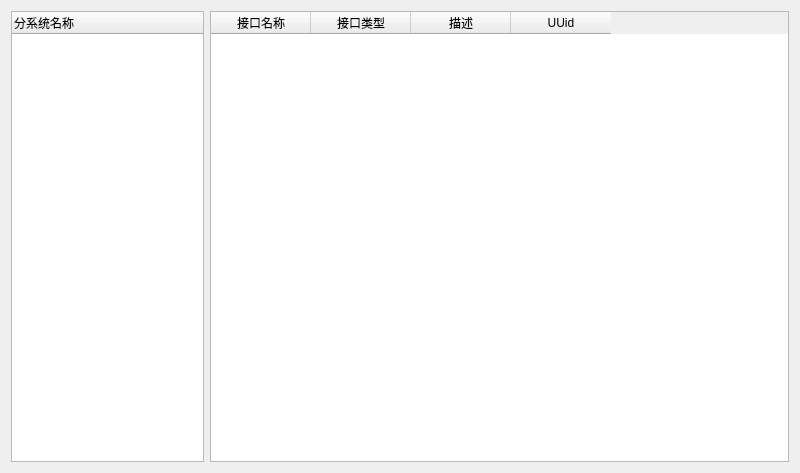
<?xml version="1.0" encoding="UTF-8"?>
<ui version="4.0">
 <class>sysManageUi</class>
 <widget class="QDialog" name="sysManageUi">
  <property name="geometry">
   <rect>
    <x>0</x>
    <y>0</y>
    <width>800</width>
    <height>473</height>
   </rect>
  </property>
  <property name="sizePolicy">
   <sizepolicy hsizetype="Expanding" vsizetype="Expanding">
    <horstretch>0</horstretch>
    <verstretch>0</verstretch>
   </sizepolicy>
  </property>
  <property name="minimumSize">
   <size>
    <width>800</width>
    <height>300</height>
   </size>
  </property>
  <property name="windowTitle">
   <string>Dialog</string>
  </property>
  <layout class="QGridLayout" name="gridLayout">
   <item row="0" column="0">
    <layout class="QHBoxLayout" name="horizontalLayout_2" stretch="1,3">
     <item>
      <widget class="QTreeWidget" name="systemTree">
       <column>
        <property name="text">
         <string>分系统名称</string>
        </property>
       </column>
      </widget>
     </item>
     <item>
      <widget class="QTableWidget" name="information_tableWidget">
       <property name="minimumSize">
        <size>
         <width>300</width>
         <height>330</height>
        </size>
       </property>
       <column>
        <property name="text">
         <string>接口名称</string>
        </property>
       </column>
       <column>
        <property name="text">
         <string>接口类型</string>
        </property>
       </column>
       <column>
        <property name="text">
         <string>描述</string>
        </property>
       </column>
       <column>
        <property name="text">
         <string>UUid</string>
        </property>
       </column>
      </widget>
     </item>
    </layout>
   </item>
  </layout>
 </widget>
 <resources/>
 <connections/>
</ui>
